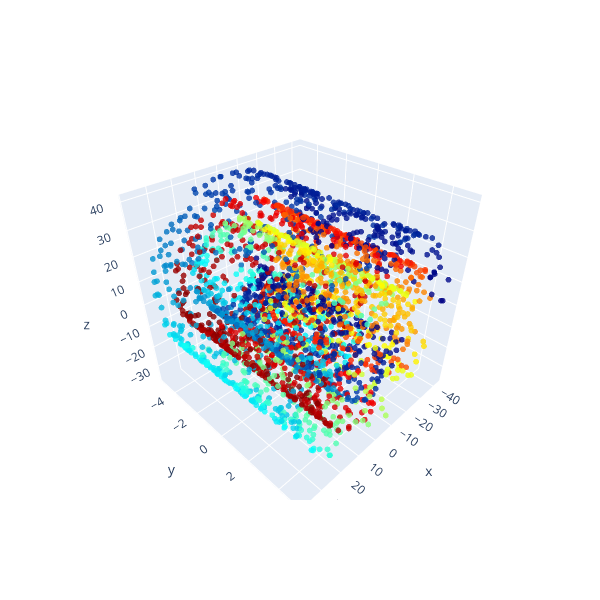

This figure's notebook cell:
### Code cell
colors_ = colors.copy()
indices = np.where(colors >= 128)[0]
colors_[indices] = 256 - colors[indices]

fig2 = scatterplot3d(X, colors_, marker_size=2)

### Figure 1 — Plotly figure (JSON) as saved in the notebook; plotly's stock layout.template omitted (floating-point values rounded to 4 significant figures; data arrays with more than 128 entries replaced by an {"elided": "..."} marker saying what was removed)
{"data": [{"marker": {"color": {"elided": "3000 int values"}, "colorscale": [[0, "rgb(0,0,131)"], [0.2, "rgb(0,60,170)"], [0.4, "rgb(5,255,255)"], [0.6, "rgb(255,255,0)"], [0.8, "rgb(250,0,0)"], [1, "rgb(128,0,0)"]], "line": {"width": 0}, "opacity": 0.8, "size": 2}, "mode": "markers", "text": {"elided": "3000 str values"}, "type": "scatter3d", "x": {"elided": "3000 float values"}, "y": {"elided": "3000 float values"}, "z": {"elided": "3000 float values"}}], "layout": {"autosize": false, "height": 600, "margin": {"b": 100, "l": 50, "pad": 4, "r": 50, "t": 100}, "title": {"text": ""}, "width": 600}}
